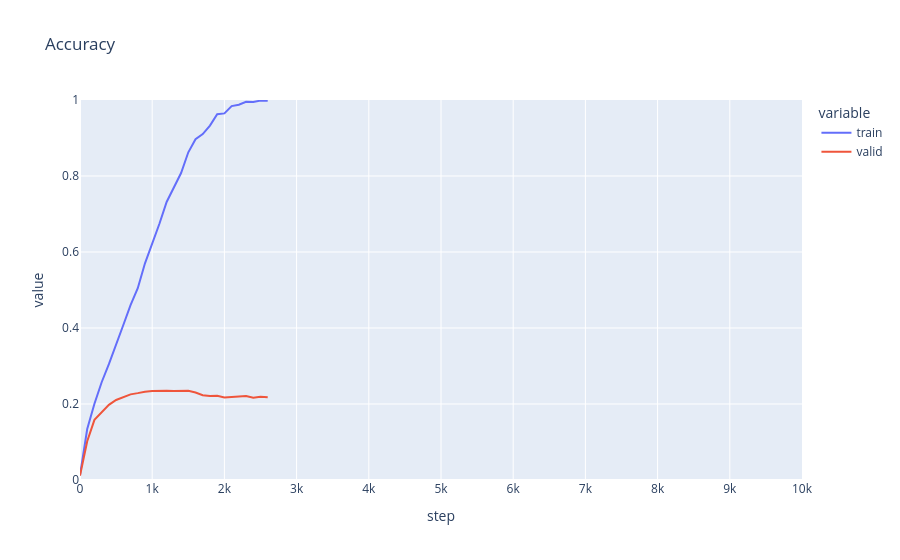

Notebook source saved alongside this figure:
### Code cell
keep_top_p = 0.99        # Keep top p-fraction of gradients
control_mult = 4         # Control batch is 4x larger

torch.manual_seed(0)
model = make_resnet(n_classes=n_classes, in_channels=in_channels, device=device, dtype=dtype)
optim = torch.optim.AdamW(model.parameters(), lr=lr)

accs_filter_disagreements = []

for step in tqdm.auto.trange(MAX_STEPS+1):
    # 1. Sample Batches
    batch_start_idx = (step * batch_size) % len(train_data)
    batch = train_data[batch_start_idx:batch_start_idx + batch_size]
    
    ctrl_idxs = torch.randint(0, len(train_data), (batch_size * control_mult,), device=device)
    control_batch = train_data[ctrl_idxs]

    # 2. Compute Gradients (separately)
    logits = model(batch["x"])
    loss = torch.nn.functional.cross_entropy(logits, batch["y"])
    train_grads = torch.autograd.grad(loss, model.parameters(), create_graph=False)

    ctrl_logits = model(control_batch["x"])
    ctrl_loss = torch.nn.functional.cross_entropy(ctrl_logits, control_batch["y"])
    ctrl_grads = torch.autograd.grad(ctrl_loss, model.parameters(), create_graph=False)

    # 3. Compute Alignment Scores & Threshold
    scores = [g_train * g_ctrl for g_train, g_ctrl in zip(train_grads, ctrl_grads)]
    flat_scores = flatten_tensors(scores)
    threshold = torch.quantile(flat_scores, 1 - keep_top_p)

    # 4. Filter Gradients (Store temporarily)
    filtered_grads = []
    for g_train, score in zip(train_grads, scores):
        mask = (score >= threshold).float()
        filtered_grads.append(g_train * mask)

    # Calculate the magnitude (norm) of the original raw gradients
    orig_norm = get_global_norm(train_grads)
    
    # Calculate the magnitude of the gradients after we masked 80% of them
    current_norm = get_global_norm(filtered_grads)
    
    # Calculate scaling factor (safe division)
    # If we kept 20% of grads, current_norm is likely much smaller than orig_norm.
    # We want to scale up so the update step size remains consistent.
    scale_factor = orig_norm / (current_norm + 1e-8)
    
    # 5. Assign to Model & Step
    optim.zero_grad()
    for param, f_grad in zip(model.parameters(), filtered_grads):
        # Apply the scale factor here
        param.grad = f_grad * scale_factor
        
    optim.step()

    if step % LOG_EVERY == 0:
        curr_accs = get_accuracies(model, {"train": train_data[train_eval_idcs], "valid": valid_data})
        accs_filter_disagreements.append({"step": step, **curr_accs})
        clear_output(wait=True)
        display(plot_accuracies(x_axis="step", accs=accs_filter_disagreements, max_x_value=MAX_STEPS))
        model.train()

pd.DataFrame(accs_filter_disagreements)

### Figure 1 — Plotly figure (JSON) as saved in the notebook; plotly's stock layout.template omitted (floating-point values rounded to 4 significant figures)
{"data": [{"hovertemplate": "variable=train<br>step=%{x}<br>value=%{y}<extra></extra>", "legendgroup": "train", "line": {"color": "#636efa", "dash": "solid"}, "marker": {"symbol": "circle"}, "mode": "lines", "name": "train", "orientation": "v", "showlegend": true, "type": "scatter", "x": [0, 100, 200, 300, 400, 500, 600, 700, 800, 900, 1000, 1100, 1200, 1300, 1400, 1500, 1600, 1700, 1800, 1900, 2000, 2100, 2200, 2300, 2400, 2500, 2600], "xaxis": "x", "y": [0.0128, 0.1342, 0.2007, 0.2573, 0.3049, 0.3589, 0.4079, 0.4602, 0.5048, 0.5703, 0.6202, 0.6743, 0.7316, 0.7682, 0.8077, 0.8624, 0.8966, 0.9103, 0.9328, 0.9627, 0.9648, 0.9839, 0.9877, 0.9951, 0.9949, 0.9984, 0.9977], "yaxis": "y"}, {"hovertemplate": "variable=valid<br>step=%{x}<br>value=%{y}<extra></extra>", "legendgroup": "valid", "line": {"color": "#EF553B", "dash": "solid"}, "marker": {"symbol": "circle"}, "mode": "lines", "name": "valid", "orientation": "v", "showlegend": true, "type": "scatter", "x": [0, 100, 200, 300, 400, 500, 600, 700, 800, 900, 1000, 1100, 1200, 1300, 1400, 1500, 1600, 1700, 1800, 1900, 2000, 2100, 2200, 2300, 2400, 2500, 2600], "xaxis": "x", "y": [0.0115, 0.1021, 0.1584, 0.1789, 0.1978, 0.2106, 0.2189, 0.2254, 0.2286, 0.2325, 0.2343, 0.2353, 0.2346, 0.2339, 0.235, 0.2347, 0.2301, 0.2231, 0.221, 0.2217, 0.2169, 0.2183, 0.2187, 0.2212, 0.2168, 0.2193, 0.2176], "yaxis": "y"}], "layout": {"legend": {"title": {"text": "variable"}, "tracegroupgap": 0}, "title": {"text": "Accuracy"}, "xaxis": {"anchor": "y", "domain": [0, 1], "range": [0, 10000], "title": {"text": "step"}}, "yaxis": {"anchor": "x", "domain": [0, 1], "range": [0, 1], "title": {"text": "value"}}}}
